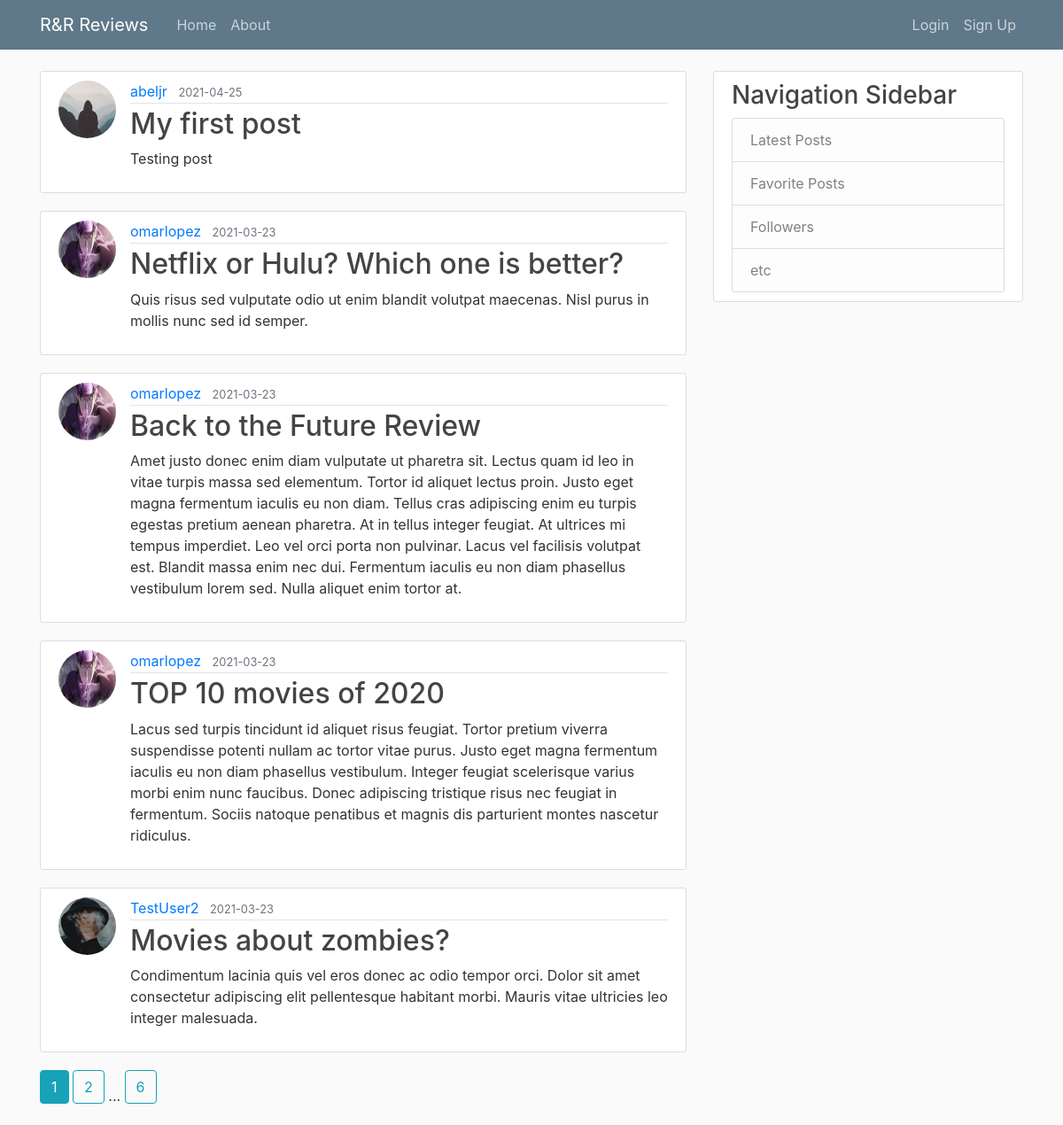
Before: / with the older database file.
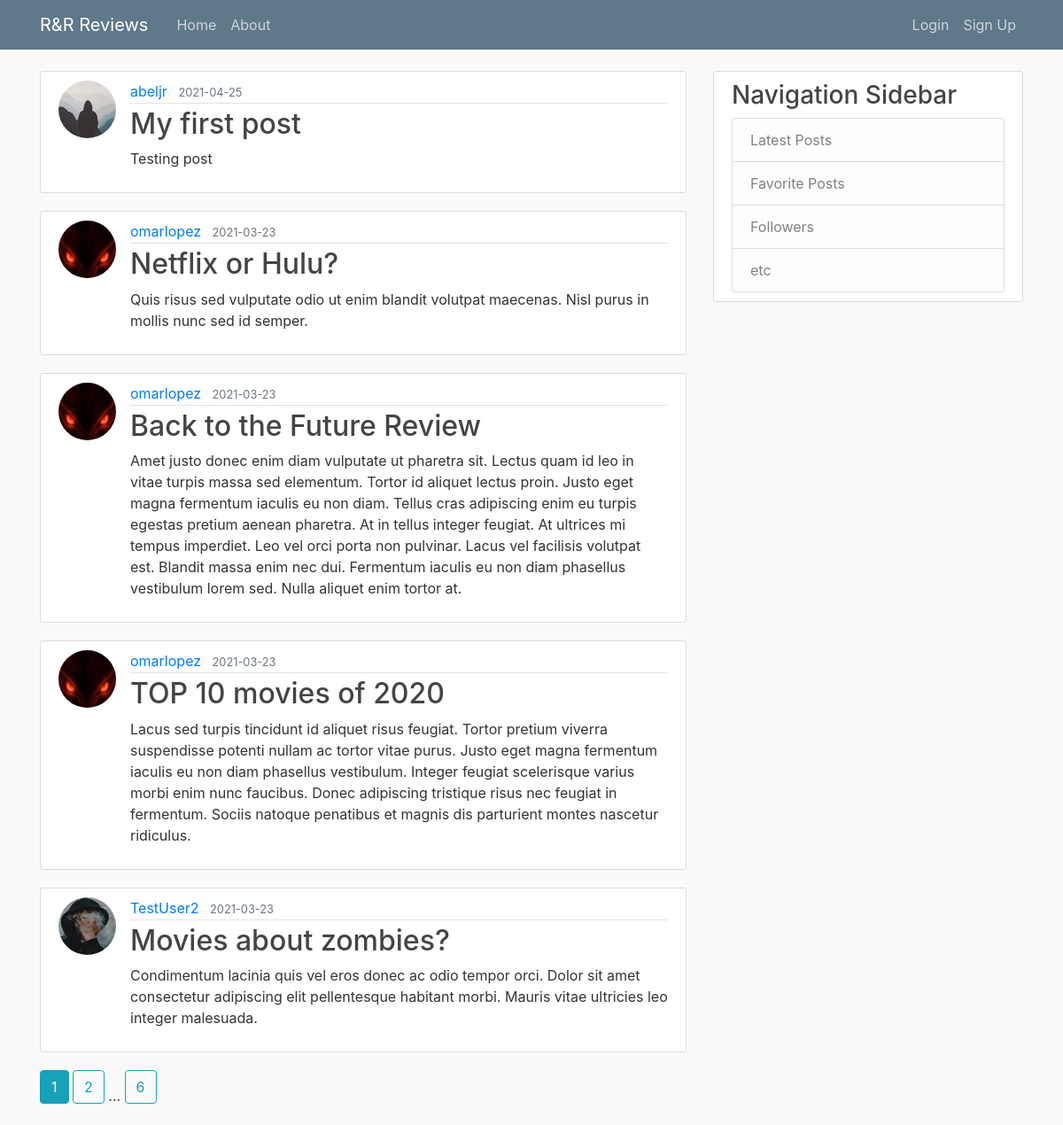
After: the same page with the newer database file.
### app/models.py (models this page shows, shortened)
class Post(db.Model):
    id = db.Column(db.Integer, primary_key=True)
    title = db.Column(db.String(100), nullable=False)
    date_posted = db.Column(db.DateTime, nullable=False, default=datetime.utcnow)
    content = db.Column(db.Text, nullable=False)
    user_id = db.Column(db.Integer, db.ForeignKey('user.id'), nullable=False)

class User(db.Model, UserMixin):
    id = db.Column(db.Integer, primary_key=True)
    username = db.Column(db.String(50), unique=True, nullable=False)
    image_file = db.Column(db.String(20), nullable=False, default='default.jpg')
    password = db.Column(db.String(60), nullable=False)
    posts = db.relationship('Post', backref='author', lazy=True)

### app/main/routes.py (the view)
@main.route('/')
def home():
    page = request.args.get('page', 1, type=int)
    posts = Post.query.order_by(Post.date_posted.desc()).paginate(page=page, per_page=5)
    return render_template('home.html', posts=posts)

### app/templates/home.html
{% extends "layout.html" %}
{% block content %}
    {% for post in posts.items %}
        <article class="media content-section">
            <img class="rounded-circle article-img" src="{{ url_for('static', filename='profile_pics/' + post.author.image_file) }}">
            <div class="media-body">
                <div class="article-metadata">
                    <a class="mr-2" href="{{ url_for('users.user_posts', username=post.author.username) }}">{{ post.author.username }}</a>
                    <small class="text-muted">{{ post.date_posted.strftime('%Y-%m-%d') }}</small>
                </div>
                <h2><a class="article-title" href="{{ url_for('posts.post', post_id=post.id) }}">{{ post.title }}</a></h2>
                <p class="article-content">{{ post.content }}</p>
            </div>
        </article>
    {% endfor %}
    {% for page_num in posts.iter_pages(left_edge=1, right_edge=1, left_current=1, right_current=2) %}
        {% if page_num %}
            {% if posts.page == page_num %}
                <a class="btn btn-info mb-4" href="{{ url_for('main.home', page=page_num) }}">{{ page_num }}</a>
            {% else %}
                <a class="btn btn-outline-info mb-4" href="{{ url_for('main.home', page=page_num)}}">{{ page_num }}</a>
            {% endif %}
        {% else %}
        ...
        {% endif %}
    {% endfor %}
{% endblock content %}

Changed rows visible on the page:
changed Post: image_file: a different picture; title "Netflix or Hulu? Which one is better?" → "Netflix or Hulu?"
changed through a linked row, Post "Back to the Future Review": image_file: a different picture
changed through a linked row, Post "TOP 10 movies of 2020": image_file: a different picture
